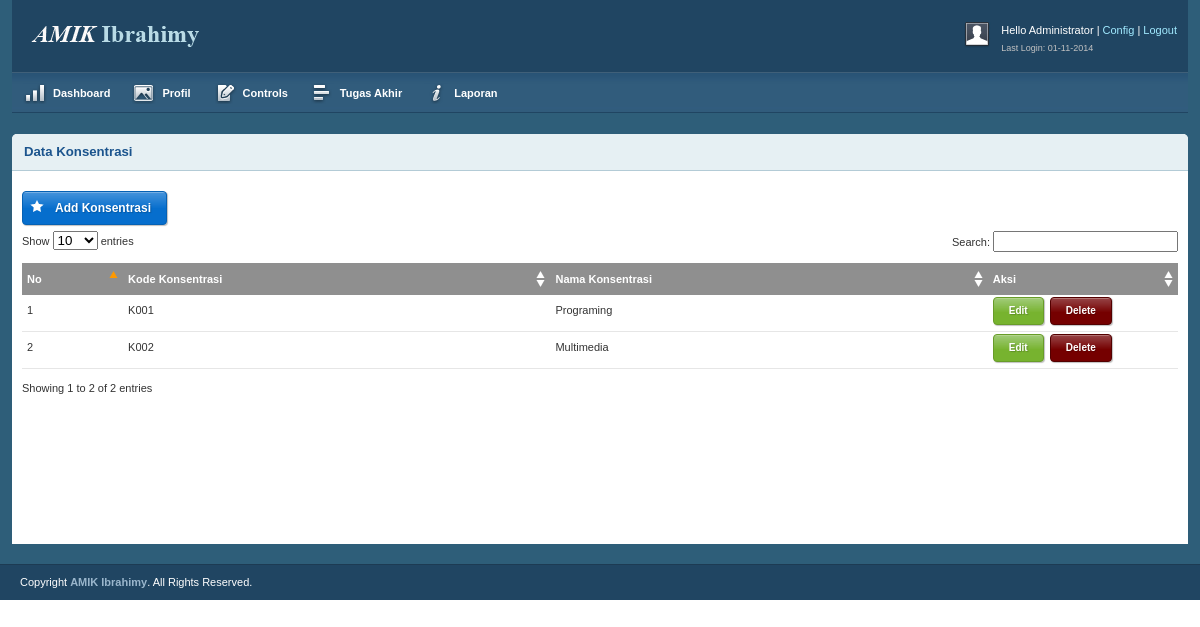
Page /sp_R3p0t/media.php?module=konsentrasi (signed in) on the committed database.
### tables this page shows
CREATE TABLE IF NOT EXISTS `tb_konsentrasi` (
  `kd_konsentrasi` varchar(6) NOT NULL,
  `konsentrasi` varchar(50) DEFAULT NULL,
  PRIMARY KEY (`kd_konsentrasi`)
);

### sp_R3p0t/modul/modul_konsentrasi/konsentrasi.php (the view, shortened to what this page needs)
<?php
 if (empty($_SESSION['username']) AND empty($_SESSION['passuser'])){
  echo "<link href='style.css' rel='stylesheet' type='text/css'>
 <center>Untuk mengakses modul, Anda harus login <br>";
  echo "<a href=../../index.php><b>LOGIN</b></a></center>";
}
else{
$aksi="modul/modul_konsentrasi/aksi_konsentrasi.php";
switch($_GET[act]){
  default:
echo "<div class='box round first fullpage'>
	  <h2>Data Konsentrasi</h2>
	  <div class='block'>";
    echo "<a href='?module=konsentrasi&act=tambahkonsentrasi' class='btn-icon btn-blue btn-star'><span></span>Add Konsentrasi</a><br>
                    <table class='data display datatable' id='example'>
					<thead>
						<tr>
							<th>No</th>
							<th>Kode Konsentrasi</th>
							<th>Nama Konsentrasi</th>
                            <th width='180'>Aksi</th>
						</tr>
					</thead><tbody>";
	$tampil=mysql_query("SELECT * FROM tb_konsentrasi ORDER BY kd_konsentrasi ASC");
    $no=1;
	while ($r=mysql_fetch_array($tampil)){
       echo "<tr class='odd gradeX'>
							<td>$no</td>
							<td>$r[kd_konsentrasi]</td>
							<td>$r[konsentrasi]</td>
                            <td class='center'><a href=?module=konsentrasi&act=editkonsentrasi&id=$r[kd_konsentrasi] class='btn btn-small btn-green' title='Edit'><span></span>Edit</a>&nbsp; <a href=$aksi?module=konsentrasi&act=hapus&id=$r[kd_konsentrasi] onClick=\"return confirm('Apakah Anda benar-benar mau menghapusnya?')\" class='btn btn-small btn-maroon' title='Delete'><span></span>Delete</a></td>
						</tr>";
      $no++;
    }
    echo "</tbody></table></div></div>";
    break;
}
}
?>

### sp_R3p0t/css/text.css (style rules this page uses)
body { font: 13px/1.5 Tahoma, Helvetica, Arial, 'Liberation Sans', FreeSans, sans-serif; }
h2 { font-size: 23px; }
p, dl, hr, h1, h2, h3, h4, h5, h6, ol, ul, pre, table, address, fieldset { margin-bottom: 20px; }

### sp_R3p0t/css/layout.css (style rules this page uses)
body { background: #fff; color: #333; font-size: 11px; padding: 0 0 0px; }
a { color: #000; font-weight:bold; text-decoration: none; }
h1, h2, h3, h4, h5, h6 { line-height:1.2em; margin-bottom:.3em; }
h2 { margin-top:1em; }
.box { background:#fff; margin-bottom:20px; padding:10px 10px 10px 10px; margin-left:-8px; }
.box.round { -moz-border-radius: 5px 5px 0px 0px; -webkit-border-radius: 5px 5px 0px 0px; border-radius: 5px 5px 0px 0px; }
.box h2 { font-size:1.2em; font-weight:bold; color:#1B548D; background:#E6F0F3; margin:-10px -10px 0 -10px; padding:10px 12px; border-bottom:1px solid #B3CBD6; -moz-border-radius: 5px 5px 0px 0px; -webkit-border-radius: 5px 5px 0px 0px; border-radius: 5px 5px 0px 0px; }
.box.first { margin-top:20px; }
.block { padding-top:20px; }
.block { padding-bottom:1px; }
.fullpage { margin-left:0px; }
table.display { margin: 0 auto; clear: both; width: 100%; }
.sorting_asc { background: #8f8f8f url(../img/table/sort_asc.png) no-repeat center right; padding:8px 5px; text-align:left; color:#fff; }
.sorting { background:#8f8f8f url(../img/table/sort_both.png) no-repeat center right; padding:8px 5px; text-align:left; color:#fff; }
tr.odd { height: 30px; line-height: 30px; border-bottom:1px solid #e6e6e6; }
tr.even { height: 30px; line-height: 30px; border-bottom:1px solid #e6e6e6; }
tr.odd td, tr.even td { padding-left:5px; }
.btn, .btn-icon, .btn-mini { background-repeat: repeat-x; color: #FFF; font-weight: bold; display: inline-block; text-decoration: none; border-width: 1px; border-style: solid; padding: 0 15px 4px; *padding: 0 7px 4px; margin-bottom: 6px; text-shadow: 1px 1px 1px rgba(0,0,0,.2); -moz-box-shadow: 1px 1px 1px rgba(0,0,0,.25); -webkit-box-shadow: 1px 1px 1px rgba(0,0,0,.25); -moz-border-radius: 4px; -webkit-border-radius: 4px; filter: progid:DXImageTransform.Microsoft.Shadow(color=#999999,direction=135,strength=2); cursor: pointer; position: relative; }
.btn, .btn-icon { background-position: 0 -80px; font-size: 12px; height: 32px; line-height: 29px; }
.btn.btn-small, .btn-icon.btn-small { background-position: 0 0; font-size: 10px; height: 26px; line-height: 23px; }
a.btn, a.btn-icon { height: 32px; line-height: 32px; padding-bottom: 0; }
a.btn.btn-small, a.btn-icon.btn-small { line-height: 26px; padding-bottom: 0; }
.btn, .btn-icon, .btn-mini, .btn:visited, .btn-icon:visited, .btn-mini:visited { background-image: url(../img/bg-lite.png); background-color: #F90; border-color: #D58000; color: #FFF; }
.btn-blue, .btn-blue:visited { background-color: #066ECD; border-color: #0561B4; }
.btn-green, .btn-green:visited { background-color: #77B32F; border-color: #689C29; }
.btn-maroon, .btn-maroon:visited { background-color: #750000; border-color: #530000; }
.btn-blue, .btn-black, .btn-purple, .btn-navy, .btn-maroon, .btn-teal, .btn-grey { background-image: url(../img/bg-dark.png) !important; }
.btn-red, .btn-orange, .btn-green, .btn-yellow, .btn-pink { background-image: url(../img/bg-lite.png) !important; }
.btn-icon { padding-left: 32px !important; }
.btn-icon span { background-image: url(../img/btn-icons.png); background-repeat: no-repeat; background-position: 0 0; width: 16px; height: 16px; position: absolute; left: 6px; top: 6px; }
.btn-star span { background-position: -80px 0; }

### rows in the picture
tb_konsentrasi: kd_konsentrasi "K001", konsentrasi "Programing"
tb_konsentrasi: kd_konsentrasi "K002", konsentrasi "Multimedia"

### other values in the picture
$_SESSION['namalengkap'] "Administrator"
$date1=DATE("d-m-Y") "01-11-2014"
